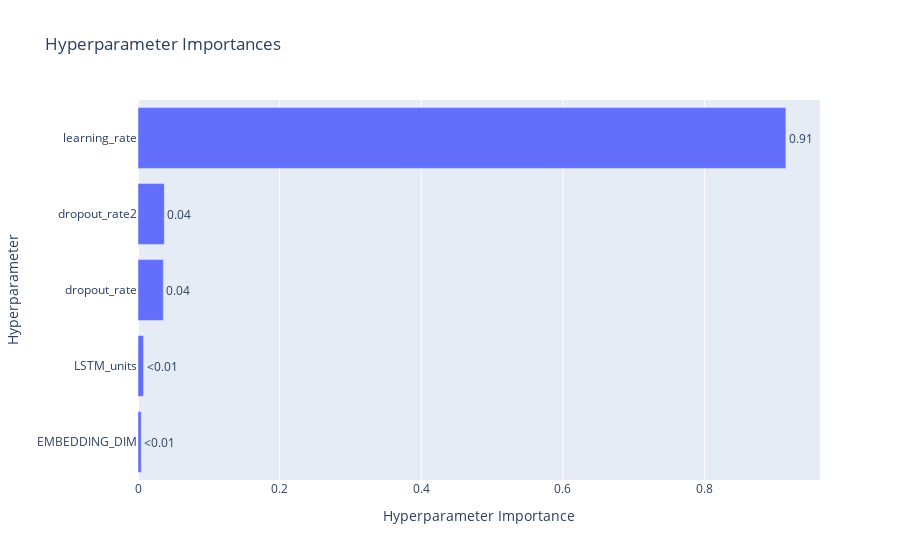

Notebook cell for this chart:
### Code cell
optuna.visualization.plot_param_importances(study)

### Figure 1 — Plotly figure (JSON) as saved in the notebook; plotly's stock layout.template omitted (floating-point values rounded to 4 significant figures)
{"data": [{"cliponaxis": false, "hovertemplate": ["EMBEDDING_DIM (CategoricalDistribution): 0.004627538522375546<extra></extra>", "LSTM_units (CategoricalDistribution): 0.007803060913260273<extra></extra>", "dropout_rate (FloatDistribution): 0.03571871213145898<extra></extra>", "dropout_rate2 (FloatDistribution): 0.0371451400791328<extra></extra>", "learning_rate (FloatDistribution): 0.9147055483537725<extra></extra>"], "name": "Objective Value", "orientation": "h", "text": ["<0.01", "<0.01", "0.04", "0.04", "0.91"], "textposition": "outside", "type": "bar", "x": [0.004628, 0.007803, 0.03572, 0.03715, 0.9147], "y": ["EMBEDDING_DIM", "LSTM_units", "dropout_rate", "dropout_rate2", "learning_rate"]}], "layout": {"title": {"text": "Hyperparameter Importances"}, "xaxis": {"title": {"text": "Hyperparameter Importance"}}, "yaxis": {"title": {"text": "Hyperparameter"}}}}
